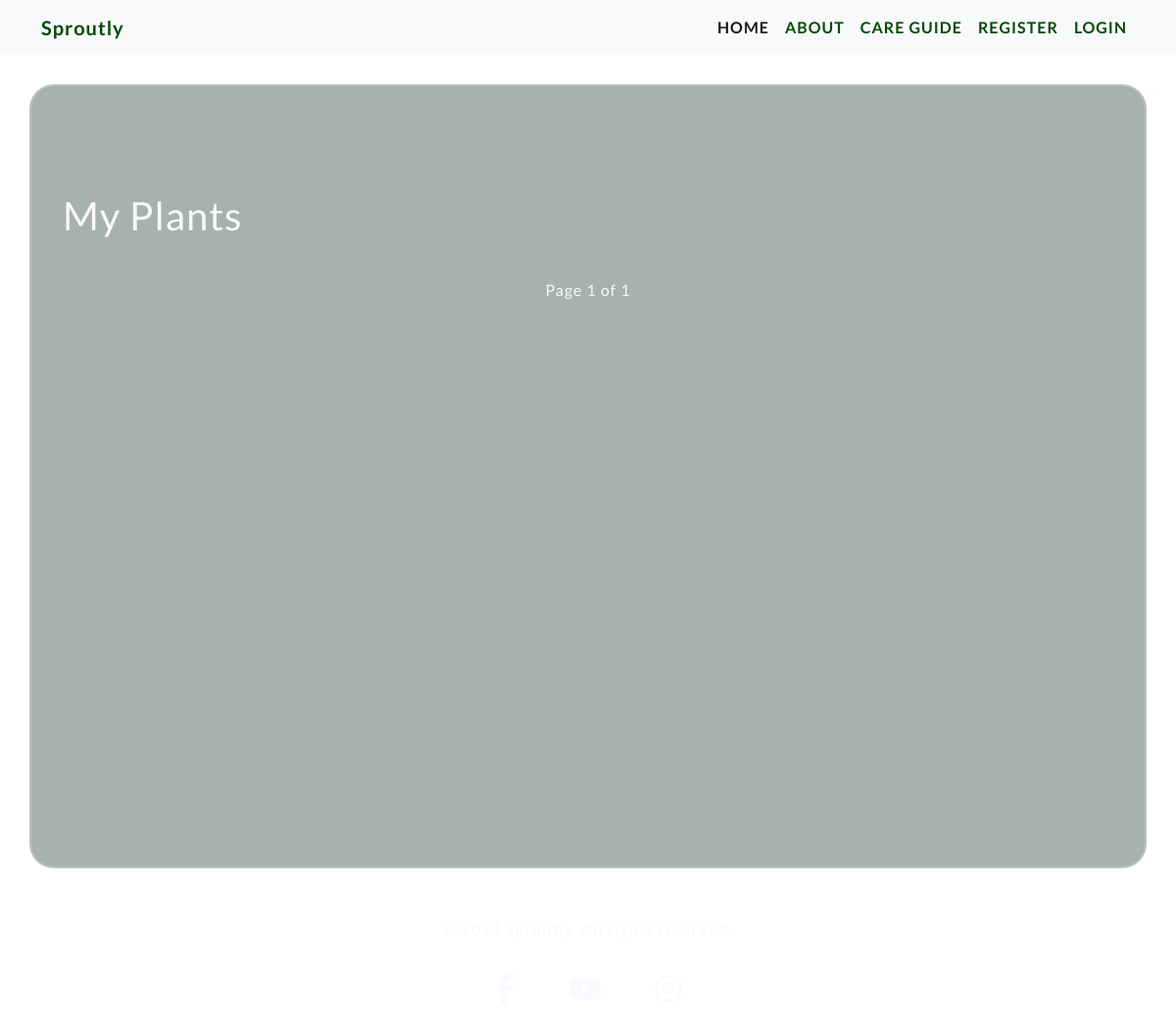
The app's page /plants/, older data.
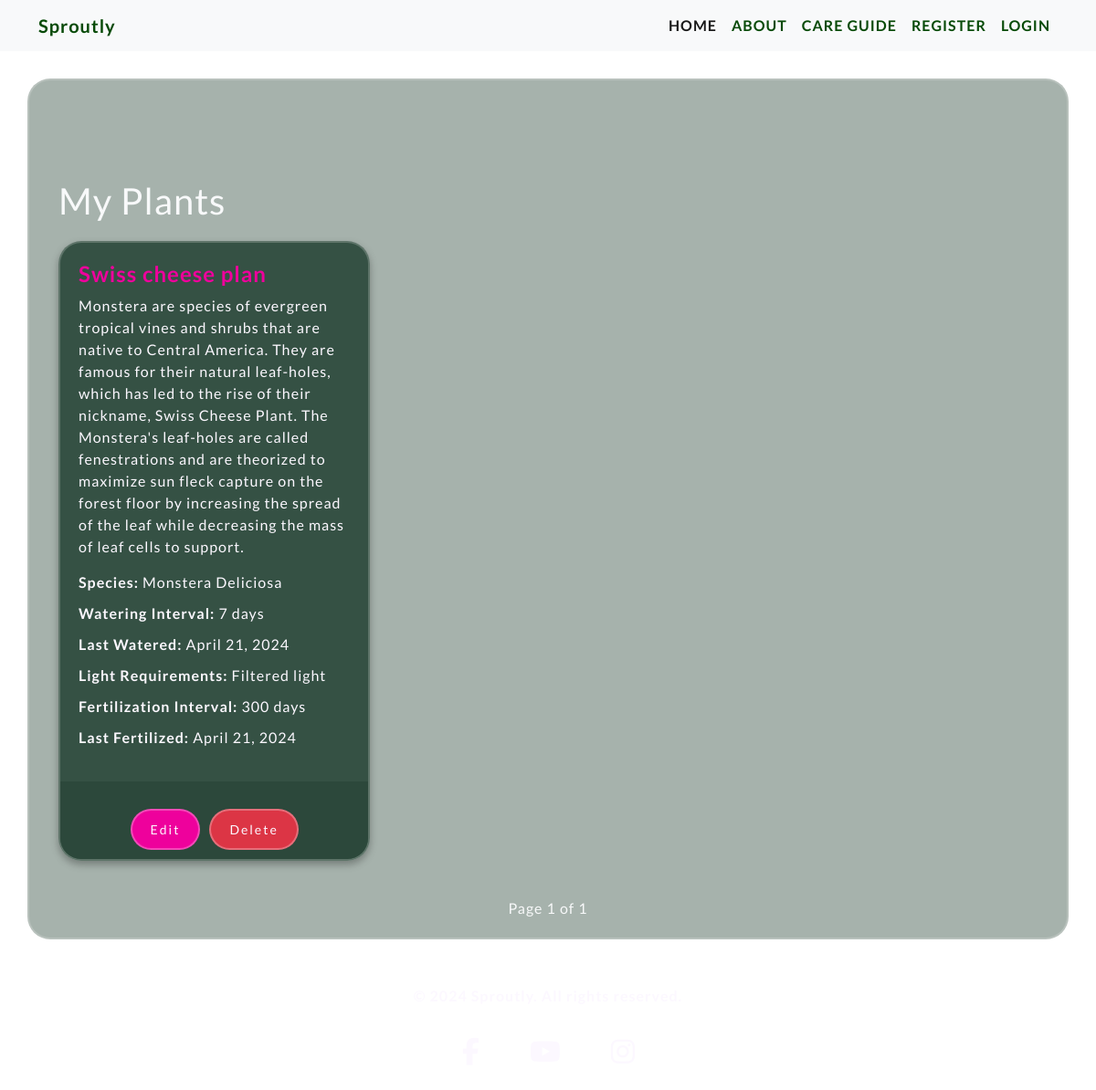
The same page, newer data.
### plants/models.py (models this page shows, shortened)
class Plant(models.Model):
    name = models.CharField(max_length=100, null=False, blank=False)
    species = models.CharField(max_length=100)
    description = models.TextField(default="No description provided")
    watering_interval = models.IntegerField(help_text="Days between watering")
    light_requirements = models.CharField(max_length=100, default="Unknown Light Requirements")
    last_watered = models.DateField(auto_now_add=True)
    fertilization_interval = models.IntegerField(help_text="Days between fertilization")
    last_fertilized = models.DateField(auto_now_add=True)
    image = models.ImageField(upload_to='plant_images', default='plant_images/default_plant.jpg')
    user = models.ForeignKey(settings.AUTH_USER_MODEL, on_delete=models.CASCADE, default=1)

### plants/views.py (the view)
# urls.py: path('plants/', views.plant_list_view, name='plant_list'),
def plant_list_view(request):
    plant_list = Plant.objects.all()
    paginator = Paginator(plant_list, 25)
    page_number = request.GET.get('page', 1)
    page_obj = paginator.get_page(page_number)
    context = {'page_obj': page_obj}
    return render(request, 'plants/plant_list.html', context)

### plants/templates/plants/plant_list.html (shortened to what this page needs)
{% extends 'base.html' %}
{% block content %}
    <div class="container mt-5">
        <h1>My Plants</h1>
        <div class="row">
            {% for plant in page_obj %}
                <div class="col-md-4">
                    <div class="card">
                        <div class="card-body">
                            <h5 class="card-title">{{ plant.name }}</h5>
                            <p class="card-text">{{ plant.description }}</p>
                            <ul class="list-unstyled">
                                <li><strong>Species:</strong> {{ plant.species }}</li>
                                <li><strong>Watering Interval:</strong> {{ plant.watering_interval }} days</li>
                                <li><strong>Last Watered:</strong> {{ plant.last_watered }}</li>
                                <li><strong>Light Requirements:</strong> {{ plant.light_requirements }}</li>
                                <li><strong>Fertilization Interval:</strong> {{ plant.fertilization_interval }} days</li>
                                <li><strong>Last Fertilized:</strong> {{ plant.last_fertilized }}</li>
                            </ul>
                        </div>
                        <div class="card-actions">
                            <a href="{% url 'edit_plant' plant.id %}" class="btn btn-primary btn-sm">Edit</a>
                            <a href="{% url 'delete_plant' plant.id %}" class="btn btn-danger btn-sm" onclick="return confirm('Are you sure you want to delete this plant?');">Delete</a>
                        </div>
                    </div>
                </div>
            {% endfor %}
        </div>
        <div class="pagination d-flex">
            <span class="current">
                Page {{ page_obj.number }} of {{ page_obj.paginator.num_pages }}
            </span>
        </div>
    </div>
{% endblock content %}

Row changes from the older to the newer data that the page shows:
added Plant: description "Monstera are species of evergreen tropical vines and shrubs that are native to Central America. They are famous for their natural leaf-holes, which has led to the rise of their nickname, Swiss Cheese Plant. The Monstera's leaf-holes are called fenestrations and are theorized to maximize sun fleck capture on the forest floor by increasing the spread of the leaf while decreasing the mass of leaf cells to support.", species "Monstera Deliciosa", watering_interval "7", last_watered "April 21, 2024", light_requirements "Filtered light", fertilization_interval "300", last_fertilized "April 21, 2024"
